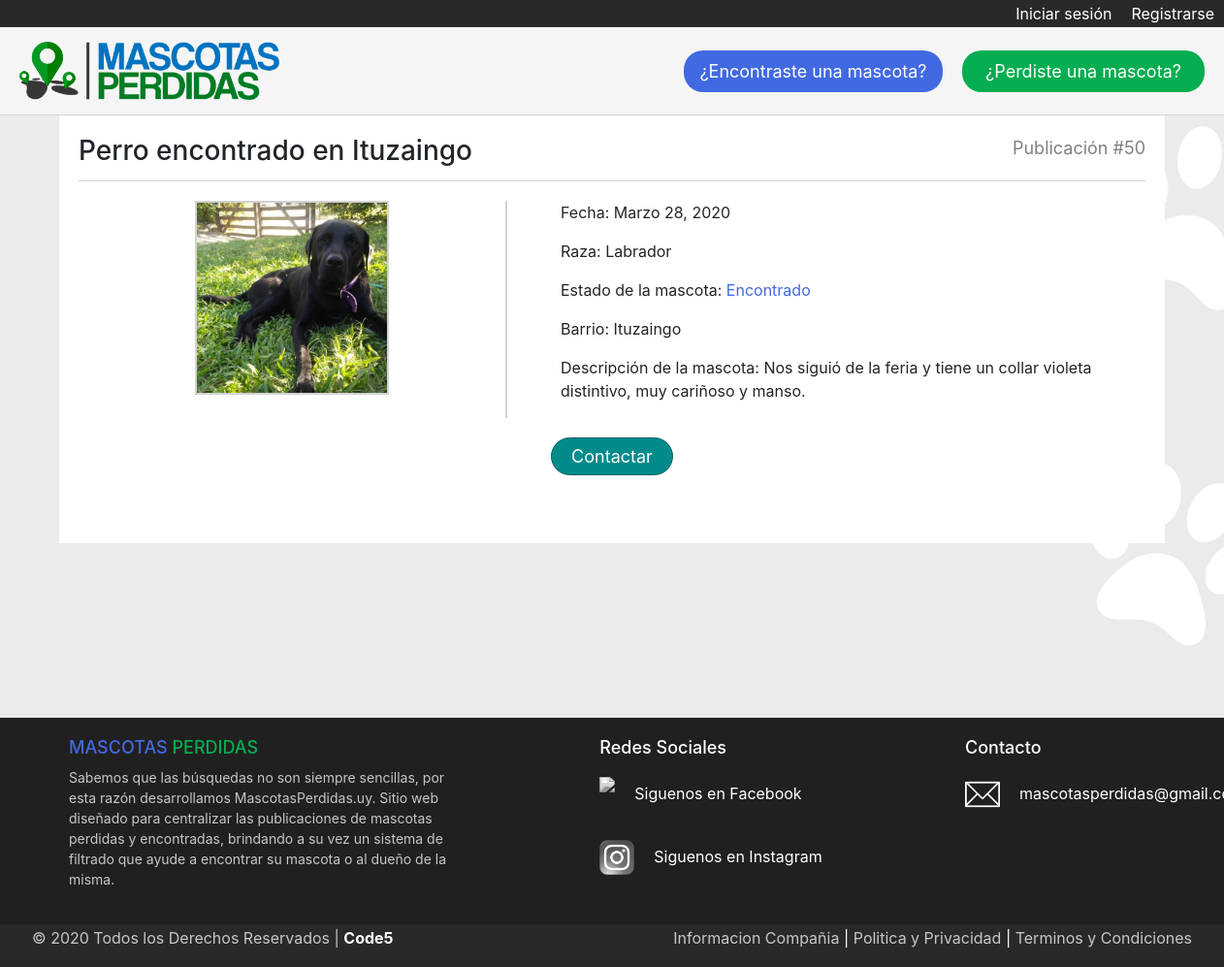
Screenshot of /ver_publicacion/50/ with the database file from the repository.
### Mascotas/models.py (models this page shows)
class MascotaPerdida(models.Model):
    estado = models.CharField(max_length=40)
    imagen = models.ImageField(null=True, blank=True)  # <---- NO SACAR EL NULL NI EL BLANK QUE SE ROMPE LA BBDD
    barrio = models.ForeignKey(Barrio, on_delete=models.CASCADE)
    tipo = models.ForeignKey(Tipo, on_delete=models.CASCADE)
    raza = models.ForeignKey(Raza, on_delete=models.CASCADE)
    fecha = models.DateField()
    nombre = models.CharField(max_length=40)
    mail = models.EmailField()
    telefono = models.IntegerField()
    descripcion = models.TextField()

class Tipo(models.Model):
    especie = models.CharField(max_length=40)  # <---- Para indicar si es perro, gato, etc.
    def __str__(self):
        return self.especie

class Barrio(models.Model):
    lugar = models.CharField(max_length=40)  # <---- Para indicar el barrio donde se perdio
    def __str__(self):
        return self.lugar

class Raza(models.Model):
    tipo = models.CharField(max_length=40)  # <---- Para indicar la raza del animal
    def __str__(self):
        return self.tipo

### Mascotasperdidas/views.py (the view)
# urls.py: path('ver_publicacion/<id>/', Ver_publicacion, name='ver_publicacion'),
def Ver_publicacion(request, id):
    publicacion = MascotaPerdida.objects.get(id=id)
    data = {
        'publicacion': publicacion
    }
    return render(request, 'ver_publicacion.html', data)

### Mascotasperdidas/templates/ver_publicacion.html (shortened to what this page needs)
{% extends 'base.html' %}
{% load static %}
{% block css %}
    <link rel="stylesheet" href="{% static 'css/style_ver_publicacion.css' %}">
{% endblock %}
{% block contenido %}
    <div class="bloque-titulo-pub">
        <h3 id="titulo_publicacion">{{ publicacion.tipo|title }} {{ publicacion.estado|lower }} en {{ publicacion.barrio|title }}</h3>
        <p class="numero-publicacion">Publicación  #{{ publicacion.id }}</p>
    </div>
    <div id="foto_publicacion">
        <a href="#" onclick="Swal.fire({
            imageUrl: '{{ publicacion.imagen.url }}',
            imageAlt: 'Imagen de la Publicacion'
            })">
            <img src="{{ publicacion.imagen.url }}" alt="" class="imagenes">
        </a>
    </div>
    <div id="info_publicacion">
        <p>Fecha: {{ publicacion.fecha }}</p>
        {% if publicacion.raza == 'OTRO' %}
            <p>Raza: No especificada</p>
        {% else %}
            <p>Raza: {{ publicacion.raza|title }}</p>
        {% endif %}
        {% if publicacion.estado == 'ENCONTRADO' %}
            <p>Estado de la mascota: <span style="color: royalblue;">{{ publicacion.estado|title }}</span></p>
        {% else %}
            <p>Estado de la mascota: <span style="color: rgb(3, 173, 80);">{{ publicacion.estado|title }}</span></p>
        {% endif %}
        {% if publicacion.barrio == 'OTRO' %}
            <p>Barrio: No especificado</p>
        {% else %}
            <p>Barrio: {{ publicacion.barrio|title }}</p>
        {% endif %}
        <p>Descripción de la mascota: {{ publicacion.descripcion }}</p>
    </div>
    <div id="contacto_publicacion">
        <button onclick="Swal.fire('{{ publicacion.nombre }}','Tel: 0{{ publicacion.telefono }}<br>Email: {{ publicacion.mail }}')">
            Contactar
        </button>
    </div>
{% endblock %}

### Mascotasperdidas/static/css/style.css (style rules this page uses)
body { background: url('/static/img/background.png') no-repeat center center fixed; background-size: cover; min-height: 100vh; }
.imagenes { display: inline-block; position: relative; object-fit: cover; width:200px; height:200px; }

### Mascotasperdidas/static/css/style_ver_publicacion.css (style rules this page uses)
.bloque-titulo-pub { margin-bottom: 20px; border-bottom: lightgray 1px solid; }
#titulo_publicacion { padding-bottom: 5px; display: inline-block; }
.numero-publicacion { display: inline-block; float: right; color: grey; font-size: 18px; }
#foto_publicacion { float: left; text-align: center; width: 40%; }
#foto_publicacion > a > img { border: lightgray 2px solid; }
#info_publicacion { float: right; width: 60%; border-left: lightgray 2px solid; padding-left: 5%; }
#contacto_publicacion { clear: both; display: block; text-align: center; }
#contacto_publicacion > button { text-align: center; background-color: darkcyan; color: white; font-size: 18px; padding: 5px 20px; margin: 20px 0px; border-radius: 40px; border: rgb(2, 95, 95) 1px solid; text-decoration: none; }

### rows the page displays
MascotaPerdida: tipo "Perro", estado "encontrado", barrio "Ituzaingo", id "50", imagen (picture), fecha "Marzo 28, 2020", raza "Labrador", estado "Encontrado", descripcion "Nos siguió de la feria y tiene un collar violeta distintivo, muy cariñoso y manso."
